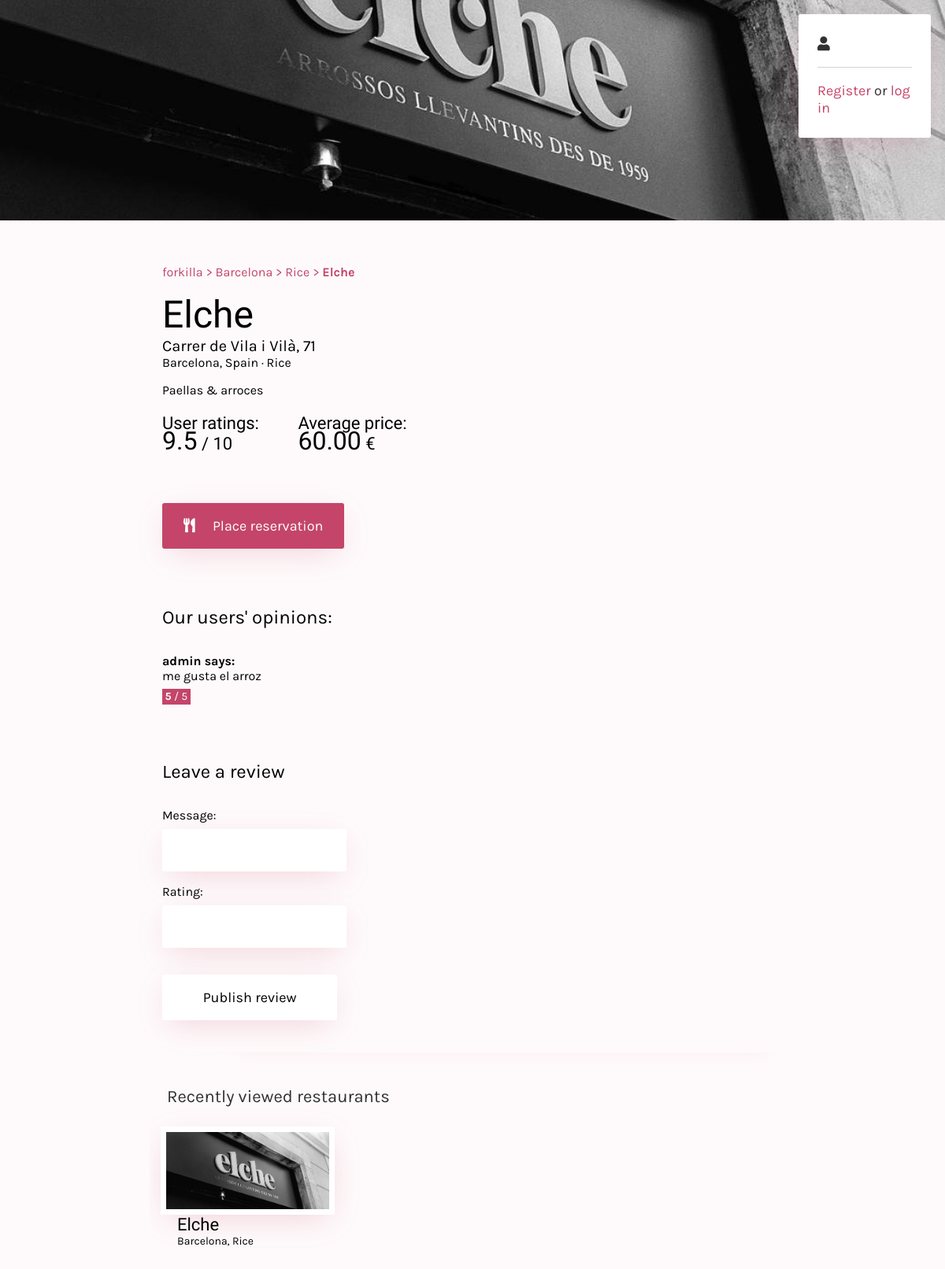
Page /forkilla/restaurant/3/ on the committed database.
### forkilla/models.py (models this page shows, shortened)
class Restaurant(models.Model):
    CATEGORIES = (
        ("Rice", "Rice"),
        ("Fusi", "Fusion"),
        ("BBQ", "Barbecue"),
        ("Chin", "Chinese"),
        ("Medi","Mediterranean"),
        ("Crep","Creperie"),
        ("Hind","Hindu"),
        ("Japa","Japanese"),
        ("Ital","Italian"),
        ("Mexi","Mexican"),
        ("Peru", "Peruvian"),
        ("Russ","Russian"),
        ("Turk","Turkish"),
        ("Basq","Basque"),
        ("Vegy", "Vegetarian"),
        ("Afri","African"),
        ("Egyp","Egyptian"),
        ("Grek","Greek")
    )
    _d_categories = dict(CATEGORIES)
    restaurant_number = models.CharField(max_length=8, unique=True)
    name = models.CharField(max_length=50)
    menu_description = models.TextField()
    price_average = models.DecimalField(max_digits=5, decimal_places=2)
    is_promot = models.BooleanField()
    rate = models.DecimalField(max_digits=3, decimal_places=1)
    address = models.CharField(max_length=50)
    city = models.CharField(max_length=50)
    country = models.CharField(max_length=50)
    featured_photo = models.ImageField(upload_to="photos")
    category = models.CharField(max_length=5, choices=CATEGORIES)
    capacity = models.PositiveIntegerField()
    def get_human_category(self):
        return self._d_categories[self.category]

class Review(models.Model):
    message = models.CharField(max_length=200)
    rating = models.PositiveIntegerField(validators=[MinValueValidator(1), MaxValueValidator(5)])
    restaurant = models.ForeignKey(Restaurant, on_delete=models.CASCADE)
    user = models.ForeignKey(User, on_delete=models.CASCADE)

class RestaurantInsertDate(models.Model):
    viewedrestaurants = models.ForeignKey(ViewedRestaurants, on_delete=models.CASCADE)
    restaurant = models.ForeignKey(Restaurant, on_delete=models.CASCADE)
    date_added = models.DateTimeField(auto_now_add=True)
    class Meta:
        ordering = ['-date_added']

### forkilla/views.py (the view)
# urls.py: url(r'^restaurant/(?P<restaurant_number>.*)/', views.restaurant, name='restaurant'),
def restaurant(request, restaurant_number=""):
    viewedrestaurants = _check_session(request)
    if request.method == "POST":
        if request.user.is_authenticated:
            form = ReviewForm(request.POST)
            if form.is_valid():
                review = form.save(commit=False)
                review.user = request.user
                review.restaurant = Restaurant.objects.get(restaurant_number=restaurant_number)
                review.save()
                request.session["review"] = review.id
                request.session["result"] = "OK"
            else:
                request.session["result"] = form.errors
            return HttpResponseRedirect(reverse('restaurant', args=[restaurant_number]))
        else:
            return HttpResponseRedirect('/login?next=/restaurant/' + restaurant_number)
    elif request.method == "GET":
        try:
            restaurant = Restaurant.objects.get(restaurant_number=restaurant_number)
            lastviewed = RestaurantInsertDate(viewedrestaurants=viewedrestaurants, restaurant=restaurant)
            lastviewed.save()
        except Restaurant.DoesNotExist:
            return render(request, 'forkilla/404.html')
        categories = Restaurant._d_categories
        reviews = []
        try:
            reviews = Review.objects.filter(restaurant=restaurant)
        except Review.DoesNotExist:
            reviews = []
        context = {
            'form': ReviewForm(),
        	'restaurant': restaurant,
            'reviews': reviews,
            'viewedrestaurants': viewedrestaurants
        }
    return render(request, 'forkilla/details.html', context)

### forkilla/forms.py
class ReviewForm(forms.ModelForm):
    class Meta:
        model = Review
        fields = ["message", "rating"]

### forkilla/views.py (called while the page is built)
def _check_session(request):
    if "viewedrestaurants" not in request.session:
        viewedrestaurants = ViewedRestaurants()
        viewedrestaurants.save()
        request.session["viewedrestaurants"] = viewedrestaurants.id_vr
    else:
        viewedrestaurants = ViewedRestaurants.objects.get(id_vr=request.session["viewedrestaurants"])
    return viewedrestaurants

### forkilla/templates/forkilla/details.html (shortened to what this page needs)
{% extends 'forkilla/base.html' %}
{% block header %}
<div class="header restaurant" id="header" style="background-image: url('{{restaurant.featured_photo.url}}')">
</div>
{% endblock %}
{% block content %}
<div class="trail">
  <div class="content">
    <a href="{% url 'index' %}">forkilla</a> >
    <a href="{% url 'restaurants' %}{{restaurant.city}}">{{restaurant.city}}</a>
    > <a href="{% url 'restaurants' %}{{restaurant.city}}/{{restaurant.category}}">{{restaurant.get_human_category}}</a>
    > <b>{{restaurant.name}}</b>
  </div>
</div>
<div class="text-body restaurant-details">
  <div class="title">
    {{restaurant.name}}
  </div>
  <div class="subtitle">
    {{restaurant.address}}
  </div>
  <div class="details">
    {{restaurant.city}}, {{restaurant.country}} · {{restaurant.get_human_category}}
  </div>
  <div class="description">
    {{restaurant.menu_description}}
  </div>
  <div class="stats">
    <div class="stat">
      User ratings:<br /><span style="font-size: 32px">{{restaurant.rate}}</span> / 10
    </div>
    <div class="stat">
      Average price:<br /><span style="font-size: 32px">{{restaurant.price_average}}</span> €
    </div>
  </div>
</div>
<form action="{% url 'reservation'%}" method="get">
  <div class="text-body">
    <button type="submit" class="button inverted" name="reservation" value={{restaurant.restaurant_number}}>
      <i class="fas fa-utensils"></i> Place reservation
    </button>
  </div>
</form>
<h2>Our users' opinions:</h2>
<div class="text-body reviews">
  {% if reviews %}
    {% for review in reviews %}
      <div class="review" style="margin-bottom: 1em">
      <b>{{review.user}} says:</b><br>
      {{review.message}}<br>
      <div style="opacity: 1; font-size: 14px; background: #c44569; padding: .1em .25em; color: white; margin: .5em 0; display: inline-block"><b>{{review.rating}}</b> / 5</div>
      </div>
    {% endfor %}
  {% else %}
    There are no reviews yet. Have you been here? Tell us your opinion!
  {% endif %}
</div>
<h2>Leave a review</h2>
<form class="register-form" style="margin-left: 2em" method="post">
  {{form.as_p}}
  <button type="submit" class="button opaque">Publish review</button>
</form>
{% endblock %}

### forkilla/templates/forkilla/base.html (shortened to what this page needs)
<!doctype html>
<html lang="en">
<head>
  {% load static %}
  <link rel="stylesheet" href="{% static 'css/style.min.css' %}" />
  <link rel="stylesheet" href="https://use.fontawesome.com/releases/v5.7.2/css/all.css">
</head>
<body>
  {% block header %}
  {% endblock %}
  <div class="page">
    <div class="area">
      <div class="content">
        {% block content %}
        {% endblock %}
        {% block last-viewed %}
        <div class="last-viewed">
          <h3>Recently viewed restaurants</h3>
          {% if viewedrestaurants.restaurantinsertdate_set.all %}
            {% for r in viewedrestaurants.restaurantinsertdate_set.all|slice:"5" %}
              <div class="card small">
                <a href="{% url 'restaurant' r.restaurant.restaurant_number%}">
                  <div class="restaurant-image" style="background-image: url('{{r.restaurant.featured_photo.url}}')"></div>
                  <div class="content">
                    <div class="title">
                      {{r.restaurant.name}}
                    </div>
                    <div class="subtitle">
                      {{r.restaurant.city}}, {{r.restaurant.get_human_category}}
                    </div>
                  </div>
                </a>
              </div>
          {% endfor %}
        {% else %}
          <div style="margin: 1.5em; opacity: .75">
            You have no recently viewed restaurants.<br />Once you check out a restaurant, it will appear here.
          </div>
        {% endif %}
        </div>
        {% endblock %}
      </div>
    </div>
  </div>
  {% block user %}
  <div class="floating" id="user">
    {% if user.is_authenticated %}
      <div class="top">
        Welcome, <b>{{user}}</b>!
      </div>
      <div class="bottom">
        <a href="{% url 'reservations' %}">Your reservations</a>
      </div>
      <div class="bottom">
        <a href="{% url 'logout' %}">Log out</a>
      </div>
    {% else %}
      <div class="top">
        <i class="fas fa-user"></i>
      </div>
      <div class="bottom">
        <a href="{% url 'register' %}">Register</a> or <a href="{% url 'login' %}">log in</a>
      </div>
    {% endif %}
  </div>
  {% endblock %}
</body>
</html>

### rows in the picture
Restaurant: featured_photo (picture), city "Barcelona", get_human_category "Rice", name "Elche", address "Carrer de Vila i Vilà, 71", country "Spain", menu_description "Paellas & arroces", rate "9.5", price_average "60.00"
Review: user "admin", message "me gusta el arroz", rating "5"
